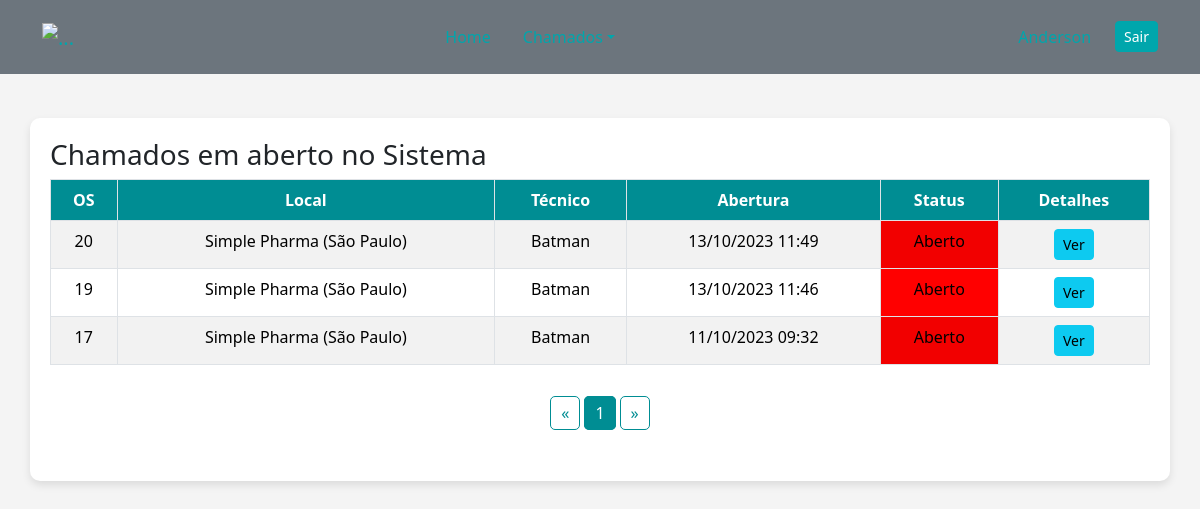
/subAdmin/chamadosAbertos.php (signed in), run on the app's committed database.
### tables this page shows
CREATE TABLE `chamados` (
  `contador` int(255) NOT NULL,
  `usuario` varchar(255) NOT NULL,
  `local` varchar(255) NOT NULL,
  `datahora` varchar(150) NOT NULL,
  `tecnico` varchar(255) NOT NULL,
  `status` varchar(50) DEFAULT NULL,
  `servico` varchar(600) DEFAULT NULL,
  `serviexecu` varchar(200) NOT NULL,
  `datahoraaber` varchar(20) NOT NULL,
  `datahorafim` varchar(20) NOT NULL
);

### subAdmin/chamadosAbertos.php (the view, shortened to what this page needs)
<?php
    include("conexao.php");
    $itens_por_pagina = 10;
    $pagina = isset($_GET['pagina']) ? intval($_GET['pagina']) : 0;
    $item = $pagina * $itens_por_pagina;
    $sql_code = "SELECT contador, local, tecnico, datahora, status, servico FROM chamados WHERE status='Aberto' AND usuario='{$_SESSION['sess_usersisname']}' ORDER BY contador DESC LIMIT $item, $itens_por_pagina";
    $execute = $conn->query($sql_code) or die($conn->error);
    $produto = $execute->fetch_assoc();
    $num = $execute->num_rows;
    $num_total = $conn->query("SELECT contador, local, tecnico, datahora, status, servico FROM chamados WHERE status='Aberto' AND usuario='{$_SESSION['sess_usersisname']}'")->num_rows;
    $num_paginas = ceil($num_total / $itens_por_pagina);
?>
<!DOCTYPE html>
<html lang="en">
    <head>
        <link href="https://cdn.jsdelivr.net/npm/bootstrap@5.3.3/dist/css/bootstrap.min.css" rel="stylesheet">
        <link href="../CSS/nav.css" rel="stylesheet">
        <link href="../CSS/body_chamado.css" rel="stylesheet">
    </head>
    <body>
        <nav class="navbar navbar-expand-lg navbar-secondary bg-secondary px-0 py-3">
            <div class="container-xl">
                <a class="navbar-brand" href="#">
                    <img src="https://static.wixstatic.com/media/fef91e_c3f644e14da442178f706149ae38d838~mv2.png/v1/crop/x_0,y_24,w_436,h_262/fill/w_120,h_71,al_c,q_85,usm_0.66_1.00_0.01,enc_auto/CAPA-03.png" class="h-12" alt="...">
                </a>
                <div class="collapse navbar-collapse" id="navbarCollapse">
                    <div class="navbar-nav mx-lg-auto">
                        <a class="nav-item nav-link active" href="subadminHome.php" aria-current="page">Home</a>
                        <li class="nav-item dropdown">
                            <a class="nav-link dropdown-toggle" href="#" id="chamadosDropdown" role="button" data-bs-toggle="dropdown" aria-expanded="false">Chamados</a>
                        </li>
                    </div>
                    <div class="navbar-nav ms-lg-4">
                        <a class="nav-item nav-link" href="#"><?php echo $_SESSION['sess_usersisname']; ?></a>
                    </div>
                    <div class="d-flex align-items-lg-center mt-3 mt-lg-0">
                        <a href="logout.php" class="btn btn-sm btn-secondary w-full w-lg-auto">Sair</a>
                    </div>
                </div>
            </div>
        </nav>
        <br>
        <div class="container">
            <h3>Chamados em aberto no Sistema</h3>
            <table class="table table-striped table-bordered">
                <?php if($num > 0){ ?>
                    <thead>
                    <tr>
                        <th class="text-center">OS</th>
                        <th class="text-center">Local</th>
                        <th class="text-center">Técnico</th>
                        <th class="text-center">Abertura</th>
                        <th class="text-center">Status</th>
                        <th class="text-center">Detalhes</th>
                    </tr>
                    </thead>
                    <tbody>
                        <?php do{ ?>
                        <tr>
                            <td class="text-center"><?php echo $produto['contador']; ?></td>
                            <td class="text-center"><?php echo $produto['local']; ?></td>
                            <td class="text-center"><?php echo $produto['tecnico']; ?></td>
                            <td class="text-center"><?php echo $produto['datahora']; ?></td>
                            <?php if($produto['status'] == "Aberto"){ ?>
                            <td style="background-color:#F00;" class="text-center"> <?php echo $produto['status']; ?></td>
                            <?php }elseif($produto['status'] == "Feito"){ ?>
                            <td style="background-color:#0F0;" class="text-center"><?php echo $produto['status']; ?></td>
                            <?php } ?>
                            <td class="text-center"><a class="btn btn-info btn-sm" href="ver1chamadoAdmin.php?chamado=<?php echo $produto['contador']; ?>" data-toggle="tooltip" title="Detalhes"><span class="glyphicon glyphicon-share"></span>Ver</button></td>
                        </tr>
                    <?php }while ($produto = $execute->fetch_assoc()); ?>
                </tbody>
            </table>
            <nav>
                <ul class="pagination">
                    <li>
                        <a href="chamadosAbertos.php?pagina=0" aria-label="Previous">
                            <span aria-hidden="true">&laquo;</span>
                        </a>
                    </li>
                    <?php
                        for($i = 0; $i < $num_paginas; $i++){
                            $estilo = "";
                            if($pagina == $i)
                                $estilo = "class=\"active\"";
                    ?>
                    <li <?php echo $estilo; ?> ><a href="chamadosAbertos.php?pagina=<?php echo $i; ?>"><?php echo $i + 1; ?></a></li>
                    <?php } ?>
                    <li>
                        <a href="chamadosAbertos.php?pagina=<?php echo $num_paginas - 1; ?>" aria-label="Next">
                            <span aria-hidden="true">&raquo;</span>
                        </a>
                    </li>
                </ul>
            </nav>
            <?php } ?>
        </div>
    </body>
</html>

### CSS/nav.css (style rules this page uses)
.navbar { background-color: #f8f9fa; padding: 0.5rem 1rem; }
.navbar-brand, .nav-link { color: #00A6AC !important; }
.nav-link { margin-right: 1rem; }
.btn-secondary { background-color: #00A6AC; border-color: #00A6AC; }
.btn-secondary { color: #ffffff !important; }

### CSS/body_chamado.css (style rules this page uses)
body { background-color: #f4f4f4; }
.container { background: #ffffff; border-radius: 10px; padding: 20px; margin-top: 20px; box-shadow: 0 4px 8px rgba(0, 0, 0, 0.1); }
.table thead th { background-color: #008d93; color: #ffffff; }
.table tbody tr:nth-child(odd) { background-color: #f2f2f2; }
.table tbody tr:nth-child(even) { background-color: #ffffff; }
.pagination { display: flex; justify-content: center; padding: 20px 0; }
.pagination li a { color: #008d93; padding: 5px 10px; text-decoration: none; border: 1px solid #008d93; margin: 0 2px; border-radius: 5px; }
.pagination li a:hover, .pagination li.active a { background-color: #008d93; color: #ffffff; }

### data on the page
chamados: contador "20", local "Simple Pharma (São Paulo)", tecnico "Batman", datahora "13/10/2023 11:49", status "Aberto"
chamados: contador "19", local "Simple Pharma (São Paulo)", tecnico "Batman", datahora "13/10/2023 11:46", status "Aberto"
chamados: contador "17", local "Simple Pharma (São Paulo)", tecnico "Batman", datahora "11/10/2023 09:32", status "Aberto"
